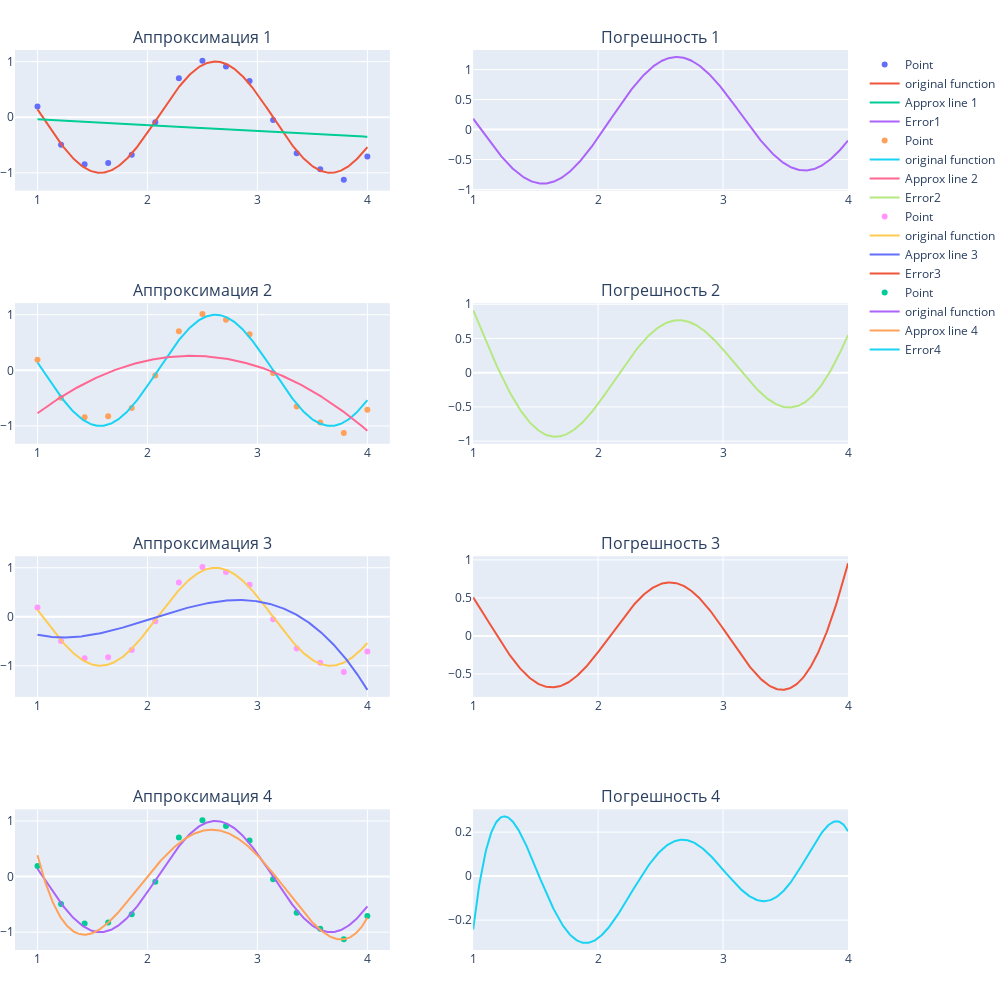

Source (notebook cell):
### Code cell
x1 = np.linspace(1, 4, 400)
y1 = np.sin(3*x1)
fig = make_subplots(rows=len(splain_pow),
                    cols=2,
                    subplot_titles=[f"Аппроксимация {x}" if not i else
                                    f"Погрешность {x}"
                                      for x in splain_pow for i in range(2)]
                    )
for i, s_pow in enumerate(splain_pow):
    result = MLS(X, Y_func, s_pow)
    y_res = [float(result(i)) for i in x1]
    fig.add_trace(go.Scatter(x=X, y=Y_func, mode='markers', name="Point"), i+1, 1)
    fig.add_trace(go.Scatter(x=x1, y=y1, name="original function"), i+1, 1)
    fig.add_trace(go.Scatter(x=x1, y=y_res, name=f"Approx line {s_pow}"),i+1, 1)
    fig.add_trace(go.Scatter(x=x1, y=y1-y_res, name=f"Error{s_pow}"), i+1, 2)

fig.update_layout(hovermode="x",
                  margin=dict(l=0, r=0, t=50, b=50),
                  height=len(splain_pow) * 250,
                  width=1000)
fig.show()

### Figure 1 — Plotly figure (JSON) as saved in the notebook; plotly's stock layout.template omitted (floating-point values rounded to 4 significant figures; data arrays with more than 128 entries replaced by an {"elided": "..."} marker saying what was removed)
{"data": [{"mode": "markers", "name": "Point", "type": "scatter", "x": [1, 1.214, 1.429, 1.643, 1.857, 2.071, 2.286, 2.5, 2.714, 2.929, 3.143, 3.357, 3.571, 3.786, 4], "xaxis": "x", "y": [0.1908, -0.4944, -0.8456, -0.8244, -0.6766, -0.09226, 0.7009, 1.015, 0.9116, 0.6507, -0.05014, -0.6491, -0.9365, -1.127, -0.7091], "yaxis": "y"}, {"name": "original function", "type": "scatter", "x": {"elided": "400 float values"}, "xaxis": "x", "y": {"elided": "400 float values"}, "yaxis": "y"}, {"name": "Approx line 1", "type": "scatter", "x": {"elided": "400 float values"}, "xaxis": "x", "y": {"elided": "400 float values"}, "yaxis": "y"}, {"name": "Error1", "type": "scatter", "x": {"elided": "400 float values"}, "xaxis": "x2", "y": {"elided": "400 float values"}, "yaxis": "y2"}, {"mode": "markers", "name": "Point", "type": "scatter", "x": [1, 1.214, 1.429, 1.643, 1.857, 2.071, 2.286, 2.5, 2.714, 2.929, 3.143, 3.357, 3.571, 3.786, 4], "xaxis": "x3", "y": [0.1908, -0.4944, -0.8456, -0.8244, -0.6766, -0.09226, 0.7009, 1.015, 0.9116, 0.6507, -0.05014, -0.6491, -0.9365, -1.127, -0.7091], "yaxis": "y3"}, {"name": "original function", "type": "scatter", "x": {"elided": "400 float values"}, "xaxis": "x3", "y": {"elided": "400 float values"}, "yaxis": "y3"}, {"name": "Approx line 2", "type": "scatter", "x": {"elided": "400 float values"}, "xaxis": "x3", "y": {"elided": "400 float values"}, "yaxis": "y3"}, {"name": "Error2", "type": "scatter", "x": {"elided": "400 float values"}, "xaxis": "x4", "y": {"elided": "400 float values"}, "yaxis": "y4"}, {"mode": "markers", "name": "Point", "type": "scatter", "x": [1, 1.214, 1.429, 1.643, 1.857, 2.071, 2.286, 2.5, 2.714, 2.929, 3.143, 3.357, 3.571, 3.786, 4], "xaxis": "x5", "y": [0.1908, -0.4944, -0.8456, -0.8244, -0.6766, -0.09226, 0.7009, 1.015, 0.9116, 0.6507, -0.05014, -0.6491, -0.9365, -1.127, -0.7091], "yaxis": "y5"}, {"name": "original function", "type": "scatter", "x": {"elided": "400 float values"}, "xaxis": "x5", "y": {"elided": "400 float values"}, "yaxis": "y5"}, {"name": "Approx line 3", "type": "scatter", "x": {"elided": "400 float values"}, "xaxis": "x5", "y": {"elided": "400 float values"}, "yaxis": "y5"}, {"name": "Error3", "type": "scatter", "x": {"elided": "400 float values"}, "xaxis": "x6", "y": {"elided": "400 float values"}, "yaxis": "y6"}, {"mode": "markers", "name": "Point", "type": "scatter", "x": [1, 1.214, 1.429, 1.643, 1.857, 2.071, 2.286, 2.5, 2.714, 2.929, 3.143, 3.357, 3.571, 3.786, 4], "xaxis": "x7", "y": [0.1908, -0.4944, -0.8456, -0.8244, -0.6766, -0.09226, 0.7009, 1.015, 0.9116, 0.6507, -0.05014, -0.6491, -0.9365, -1.127, -0.7091], "yaxis": "y7"}, {"name": "original function", "type": "scatter", "x": {"elided": "400 float values"}, "xaxis": "x7", "y": {"elided": "400 float values"}, "yaxis": "y7"}, {"name": "Approx line 4", "type": "scatter", "x": {"elided": "400 float values"}, "xaxis": "x7", "y": {"elided": "400 float values"}, "yaxis": "y7"}, {"name": "Error4", "type": "scatter", "x": {"elided": "400 float values"}, "xaxis": "x8", "y": {"elided": "400 float values"}, "yaxis": "y8"}], "layout": {"annotations": [{"font": {"size": 16}, "showarrow": false, "text": "Аппроксимация 1", "x": 0.225, "xanchor": "center", "xref": "paper", "y": 1, "yanchor": "bottom", "yref": "paper"}, {"font": {"size": 16}, "showarrow": false, "text": "Погрешность 1", "x": 0.775, "xanchor": "center", "xref": "paper", "y": 1, "yanchor": "bottom", "yref": "paper"}, {"font": {"size": 16}, "showarrow": false, "text": "Аппроксимация 2", "x": 0.225, "xanchor": "center", "xref": "paper", "y": 0.7188, "yanchor": "bottom", "yref": "paper"}, {"font": {"size": 16}, "showarrow": false, "text": "Погрешность 2", "x": 0.775, "xanchor": "center", "xref": "paper", "y": 0.7188, "yanchor": "bottom", "yref": "paper"}, {"font": {"size": 16}, "showarrow": false, "text": "Аппроксимация 3", "x": 0.225, "xanchor": "center", "xref": "paper", "y": 0.4375, "yanchor": "bottom", "yref": "paper"}, {"font": {"size": 16}, "showarrow": false, "text": "Погрешность 3", "x": 0.775, "xanchor": "center", "xref": "paper", "y": 0.4375, "yanchor": "bottom", "yref": "paper"}, {"font": {"size": 16}, "showarrow": false, "text": "Аппроксимация 4", "x": 0.225, "xanchor": "center", "xref": "paper", "y": 0.1562, "yanchor": "bottom", "yref": "paper"}, {"font": {"size": 16}, "showarrow": false, "text": "Погрешность 4", "x": 0.775, "xanchor": "center", "xref": "paper", "y": 0.1562, "yanchor": "bottom", "yref": "paper"}], "height": 1000, "hovermode": "x", "margin": {"b": 50, "l": 0, "r": 0, "t": 50}, "width": 1000, "xaxis": {"anchor": "y", "domain": [0, 0.45]}, "xaxis2": {"anchor": "y2", "domain": [0.55, 1]}, "xaxis3": {"anchor": "y3", "domain": [0, 0.45]}, "xaxis4": {"anchor": "y4", "domain": [0.55, 1]}, "xaxis5": {"anchor": "y5", "domain": [0, 0.45]}, "xaxis6": {"anchor": "y6", "domain": [0.55, 1]}, "xaxis7": {"anchor": "y7", "domain": [0, 0.45]}, "xaxis8": {"anchor": "y8", "domain": [0.55, 1]}, "yaxis": {"anchor": "x", "domain": [0.8438, 1]}, "yaxis2": {"anchor": "x2", "domain": [0.8438, 1]}, "yaxis3": {"anchor": "x3", "domain": [0.5625, 0.7188]}, "yaxis4": {"anchor": "x4", "domain": [0.5625, 0.7188]}, "yaxis5": {"anchor": "x5", "domain": [0.2812, 0.4375]}, "yaxis6": {"anchor": "x6", "domain": [0.2812, 0.4375]}, "yaxis7": {"anchor": "x7", "domain": [0, 0.1562]}, "yaxis8": {"anchor": "x8", "domain": [0, 0.1562]}}}
